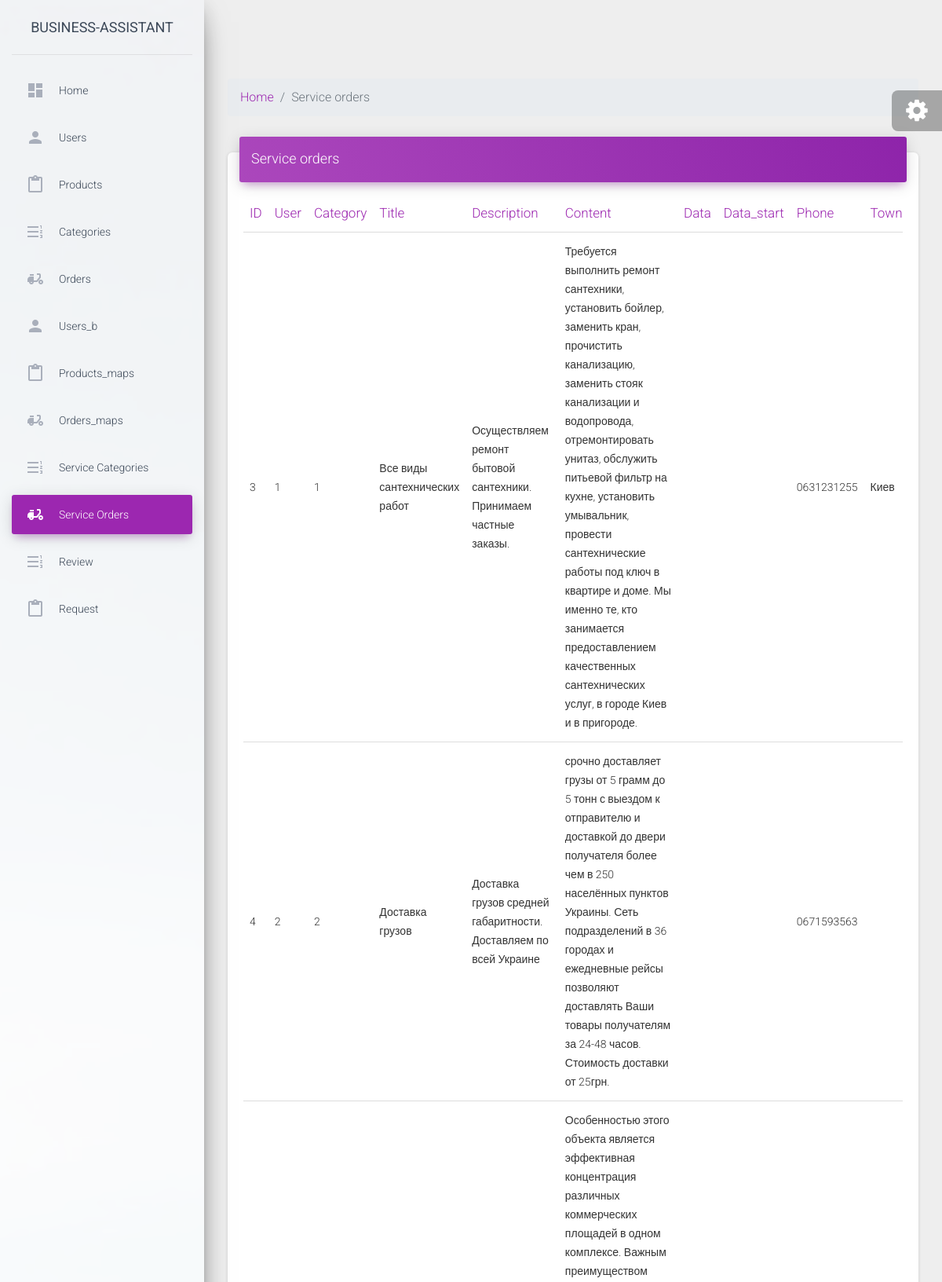
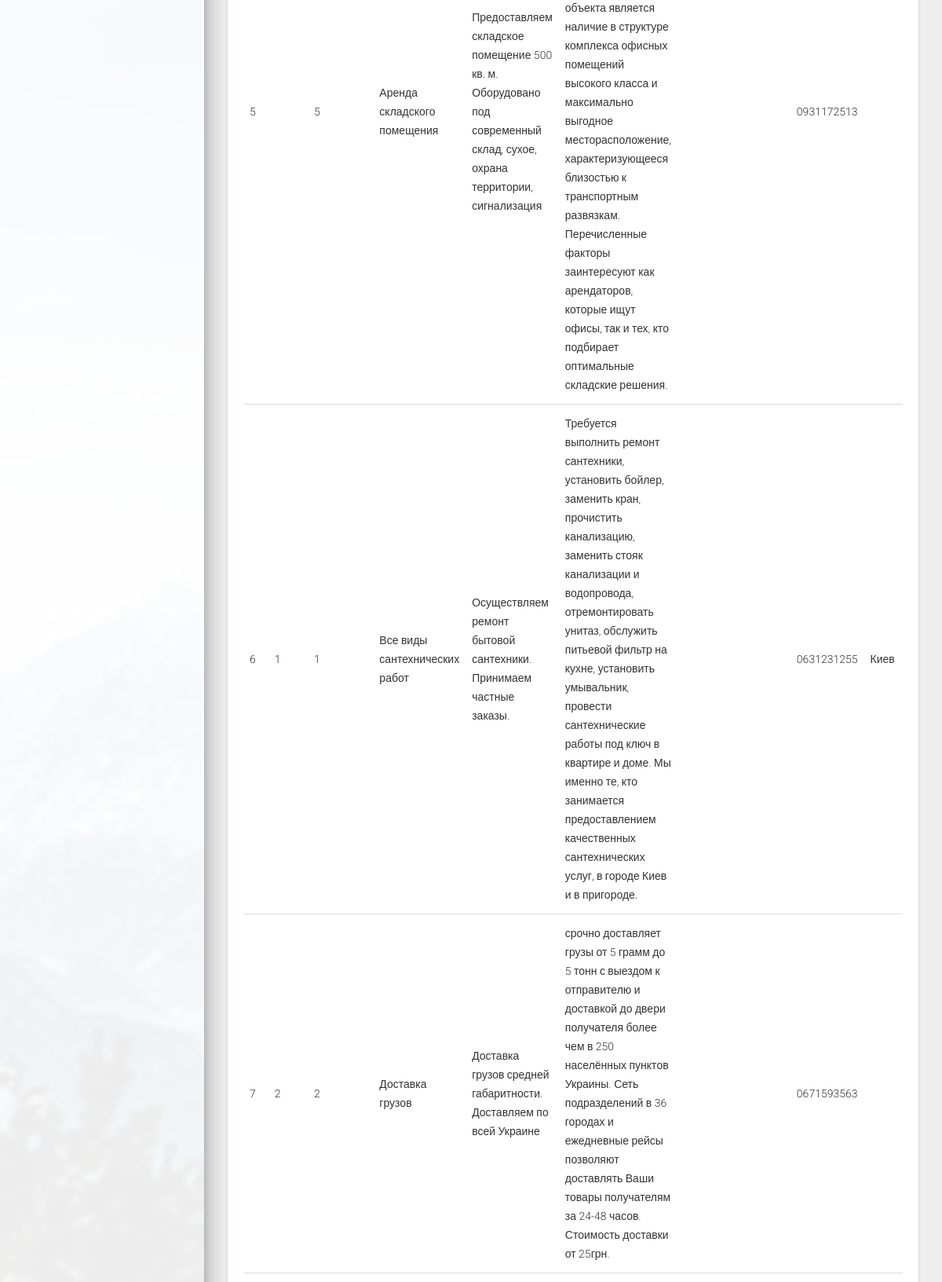
Screenshot of /admin/serv_orders.php (upper part) with the database file from the repository (2 pictures, top to bottom).
### tables this page shows
CREATE TABLE `serv_orders` (
  `id` int(11) NOT NULL,
  `user_b_id` varchar(255) NOT NULL,
  `cat_id` varchar(255) NOT NULL,
  `title` varchar(255) NOT NULL,
  `description` varchar(255) NOT NULL,
  `content` varchar(500) NOT NULL,
  `data` varchar(50) NOT NULL,
  `data_start` varchar(50) NOT NULL,
  `phone` varchar(50) NOT NULL,
  `addr_town` varchar(255) NOT NULL,
  `addr_street` varchar(255) NOT NULL,
  `addr_house` varchar(255) NOT NULL,
  `addr_flat` varchar(50) NOT NULL,
  `status` varchar(255) NOT NULL,
  `image` varchar(255) NOT NULL,
  `data_stop` varchar(50) NOT NULL
);

### admin/serv_orders.php (the view, shortened to what this page needs)
<?php
include $_SERVER["DOCUMENT_ROOT"] . "/configs/db.php";
include $_SERVER["DOCUMENT_ROOT"] . "/admin/parts/header.php";
?>
<nav aria-label="breadcrumb">
  <ol class="breadcrumb">
    <li class="breadcrumb-item"><a href="/admin">Home</a></li>
    <li class="breadcrumb-item active" aria-current="page">Service orders</li>
  </ol>
</nav>
<div class="row">
  <div class="col-md-12">
    <div class="card">
      <div class="card-header card-header-primary">
        <h4 class="card-title ">
          Service orders
        </h4>
      </div>
      <div class="card-body">
        <div class="table-responsive">
          <table class="table">
            <thead class=" text-primary">
              <th>ID</th>
              <th>User</th>
              <th>Category</th>
              <th>Title</th>
              <th>Description</th>
              <th>Content</th>
              <th>Data</th>
              <th>Data_start</th>
              <th>Phone</th>
              <th>Town</th>
            </thead>
            <tbody>
                <?php
               $sql = "SELECT * FROM serv_orders";
                $result = $conn->query($sql);
                while ($row = mysqli_fetch_assoc($result)) {
                ?>
                <tr>
                    <td><?php echo $row["id"] ?></td>
                    <td><?php echo $row["user_b_id"] ?></td>
                    <td><?php echo $row["cat_id"] ?></td>
                    <td><?php echo $row["title"] ?></td>
                    <td><?php echo $row["description"] ?></td>
                    <td><?php echo $row["content"] ?></td>
                    <td><?php echo $row["data"] ?></td>
                    <td><?php echo $row["data_start"] ?></td>
                    <td><?php echo $row["phone"] ?></td>
                    <td><?php echo $row["addr_town"] ?></td>
                </tr>
              <?php
              }
              ?>
            </tbody>
          </table>
        </div>
      </div>
    </div>
  </div>
</div>
<?php
include $_SERVER["DOCUMENT_ROOT"] . "/admin/parts/footer.php";
?>

### rows the page displays
serv_orders: id "3", user_b "1", cat "1", title "Все виды сантехнических работ", description "Осуществляем ремонт бытовой сантехники. Принимаем частные заказы.", content "Требуется выполнить ремонт сантехники, установить бойлер, заменить кран, прочистить канализацию, заменить стояк канализации и водопровода, отремонтировать унитаз, обслужить питьевой фильтр на кухне, установить умывальник, провести сантехнические работы под ключ в квартире и доме. Мы именно те, кто занимается предоставлением качественных сантехнических услуг, в городе Киев и в пригороде.", phone "0631231255", addr_town "Киев"
serv_orders: id "4", user_b "2", cat "2", title "Доставка грузов", description "Доставка грузов средней габаритности. Доставляем по всей Украине", content "срочно доставляет грузы от 5 грамм до 5 тонн с выездом к отправителю и доставкой до двери получателя более чем в 250 населённых пунктов Украины. Сеть подразделений в 36 городах и ежедневные рейсы позволяют доставлять Ваши товары получателям за 24-48 часов. Стоимость доставки от 25грн.", phone "0671593563"
serv_orders: id "5", cat "5", title "Аренда складского помещения", description "Предоставляем складское помещение 500 кв. м. Оборудовано под современный склад, сухое, охрана территории, сигнализация", content "Особенностью этого объекта является эффективная концентрация различных коммерческих площадей в одном комплексе. Важным преимуществом объекта является наличие в структуре комплекса офисных помещений высокого класса и максимально выгодное месторасположение, характеризующееся близостью к транспортным развязкам. Перечисленные факторы заинтересуют как арендаторов, которые ищут офисы, так и тех, кто подбирает оптимальные складские решения.", phone "0931172513"
serv_orders: id "6", user_b "1", cat "1", title "Все виды сантехнических работ", description "Осуществляем ремонт бытовой сантехники. Принимаем частные заказы.", content "Требуется выполнить ремонт сантехники, установить бойлер, заменить кран, прочистить канализацию, заменить стояк канализации и водопровода, отремонтировать унитаз, обслужить питьевой фильтр на кухне, установить умывальник, провести сантехнические работы под ключ в квартире и доме. Мы именно те, кто занимается предоставлением качественных сантехнических услуг, в городе Киев и в пригороде.", phone "0631231255", addr_town "Киев"
serv_orders: id "7", user_b "2", cat "2", title "Доставка грузов", description "Доставка грузов средней габаритности. Доставляем по всей Украине", content "срочно доставляет грузы от 5 грамм до 5 тонн с выездом к отправителю и доставкой до двери получателя более чем в 250 населённых пунктов Украины. Сеть подразделений в 36 городах и ежедневные рейсы позволяют доставлять Ваши товары получателям за 24-48 часов. Стоимость доставки от 25грн.", phone "0671593563"
